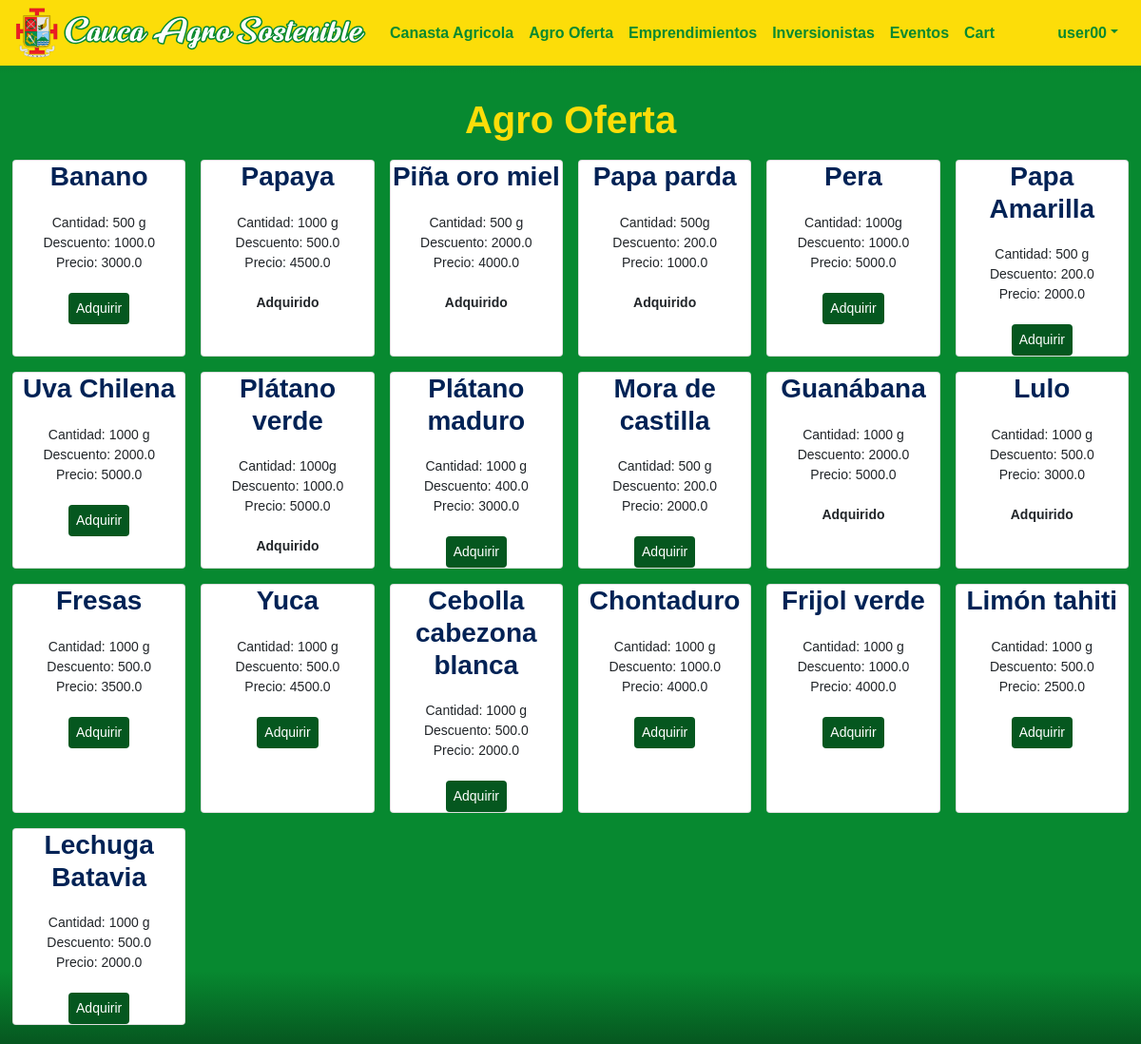
The app's page /agro-oferta (signed in) with its own data.
### caucaSostenible/models.py (models this page shows)
class User(AbstractUser):
   pass

class Product(models.Model):
   name = models.CharField(max_length=60)
   price = models.FloatField()
   discount = models.FloatField()
   description = models.CharField(max_length=300)
   imgURL = models.CharField(max_length=300)

### caucaSostenible/views.py (the view)
# urls.py: path("agro-oferta", views.farming_offers_view, name="agro-oferta"),
def farming_offers_view(request):
    products = Product.objects.all().exclude(discount=0)
    bill = Bill.objects.get(user=request.user)
    if bill:
        billDetails = serializers.serialize("json", BillDetail.objects.all().filter(bill=bill))
    return render(request, "general/agro_oferta.html", {"products": products, "billDetails": billDetails})

### caucaSostenible/templates/general/agro_oferta.html (shortened to what this page needs)
{% extends "general/layout.html" %}
{% load static %}
{% block body %}
<div id="main-container">
    <h1><center>Agro Oferta</center></h1>
    <div class="form-row">
        {% for product in products %}
        <div class="col-12 col-sm-4 col-lg-2 p-2">
            <article class="card h-100 bg-sucess">
                <center>
                    <h3 class="title">{{product.name}}</h3>
                    <p>Cantidad: {{product.description}}</p>
                    <p>Descuento: {{product.discount}}</p>
                    <p>Precio: {{product.price}}</p>
                    <br>
                    <button id="add-button-{{product.id}}" class="common-button"
                        onclick="addProduct('{{product.id}}')">Adquirir</button>
                    <p id="added-message-{{product.id}}" style="display: none"><b>Adquirido</b></p>
                </center>
            </article>
        </div>
        {% endfor %}
    </div>
</div>
{% endblock %}

### caucaSostenible/templates/general/layout.html (shortened to what this page needs)
{% load static %}
<!DOCTYPE html>
<html lang="en">
    <head>
        <link rel="stylesheet" href="https://stackpath.bootstrapcdn.com/bootstrap/4.1.3/css/bootstrap.min.css">
        <link href="{% static 'caucaSostenible/css/generalStyles.css' %}" rel="stylesheet">
        <link href="{% static 'caucaSostenible/css/styles.css' %}" rel="stylesheet">
    </head>
    <body>
        <nav class="navbar navbar-expand-lg background-color1">
            <a class="navbar-brand" href="{% url 'index' %}">
                <img src="{% static 'caucaSostenible/images/Cauca_sostenible_icon.svg' %}" width="370" height="53" alt="">
            </a>
            <div class="collapse navbar-collapse" id="navbarNav">
                <ul class="navbar-nav">
                    <li class="nav-item">
                        <a class="nav-link menu-option" href="{% url 'canasta-agricola' %}">Canasta Agricola</a>
                    </li>
                    <li class="nav-item">
                        <a class="nav-link menu-option" href="{% url 'agro-oferta' %}">Agro Oferta</a>
                    </li>
                    <li class="nav-item">
                        <a class="nav-link menu-option" href="{% url 'emprendimientos' %}">Emprendimientos</a>
                    </li>
                    <li class="nav-item">
                        <a class="nav-link menu-option" href="{% url 'inversionistas' %}">Inversionistas</a>
                    </li>
                    <li class="nav-item">
                        <a class="nav-link menu-option" href="{% url 'eventos' %}">Eventos</a>
                    </li>
                    {% if user.is_authenticated %}
                        <li class="nav-item">
                            <a class="nav-link menu-option" href="{% url 'cart' %}">Cart</a>
                        </li>
                    {% endif %}
                </ul>
                <ul class="navbar-nav ml-auto">
                    {% if user.is_authenticated %}
                        <li class="nav-item dropdown">
                            <a class="nav-link dropdown-toggle menu-option" href="#" id="navbarDropdown" role="button" data-toggle="dropdown" aria-haspopup="true" aria-expanded="false">{{ user }}</a>
                        </li>
                    {% else %}
                        <li class="nav-item">
                            <a class="nav-link menu-option" href="login">Log in</a>
                        </li>
                    {% endif %}
                </ul>
            </div>
        </nav>
        <br>
        {% block body %}
        {% endblock %}
    </body>
</html>

### caucaSostenible/static/caucaSostenible/css/generalStyles.css (style rules this page uses)
body { font-size: 14px; font-family: Arial, sans-serif; }

### caucaSostenible/static/caucaSostenible/css/styles.css (style rules this page uses)
a { color: #04521d; font-weight: bold; }
body { padding: 0px 0px; background: rgb(6,87,32); background: linear-gradient(180deg, rgba(6,87,32,1) 0%, rgba(7,137,48,1) 7%, rgba(7,137,48,1) 93%, rgba(6,87,32,1) 100%); }
h1 { color: #fcdd09; font-weight: bold; margin: 0 0 10px 0; }
h3 { color: #fcdd09; margin: 0 0 7px 0; }
.common-button { color: white; background: #05571f; border: none; border-radius: 4px; padding: 6px 8px; margin: 0 0; }
#main-container { padding: 12px 10px; }
.background-color1 { background-color: #fcdd09; }
p { margin: 0 0; }
.menu-option { color: #078930; font-size: 16px; font-weight: bold; }
.navbar-brand { padding: 0 0; }
ul { padding-left: 14px; margin: 0 0; }
html { min-height: 100%; }
.title { color: #002255; font-weight: bold; margin-bottom: 0px }

### records on screen
User: username "user00"
Product: name "Banano", description "500 g", discount "1000.0", price "3000.0"
Product: name "Papaya", description "1000 g", discount "500.0", price "4500.0"
Product: name "Piña oro miel", description "500 g", discount "2000.0", price "4000.0"
Product: name "Papa parda", description "500g", discount "200.0", price "1000.0"
Product: name "Pera", description "1000g", discount "1000.0", price "5000.0"
Product: name "Papa Amarilla", description "500 g", discount "200.0", price "2000.0"
Product: name "Uva Chilena", description "1000 g", discount "2000.0", price "5000.0"
Product: name "Plátano verde", description "1000g", discount "1000.0", price "5000.0"
Product: name "Plátano maduro", description "1000 g", discount "400.0", price "3000.0"
Product: name "Mora de castilla", description "500 g", discount "200.0", price "2000.0"
Product: name "Guanábana", description "1000 g", discount "2000.0", price "5000.0"
Product: name "Lulo", description "1000 g", discount "500.0", price "3000.0"
Product: name "Fresas", description "1000 g", discount "500.0", price "3500.0"
Product: name "Yuca", description "1000 g", discount "500.0", price "4500.0"
Product: name "Cebolla cabezona blanca", description "1000 g", discount "500.0", price "2000.0"
Product: name "Chontaduro", description "1000 g", discount "1000.0", price "4000.0"
Product: name "Frijol verde", description "1000 g", discount "1000.0", price "4000.0"
Product: name "Limón tahiti", description "1000 g", discount "500.0", price "2500.0"
Product: name "Lechuga Batavia", description "1000 g", discount "500.0", price "2000.0"
